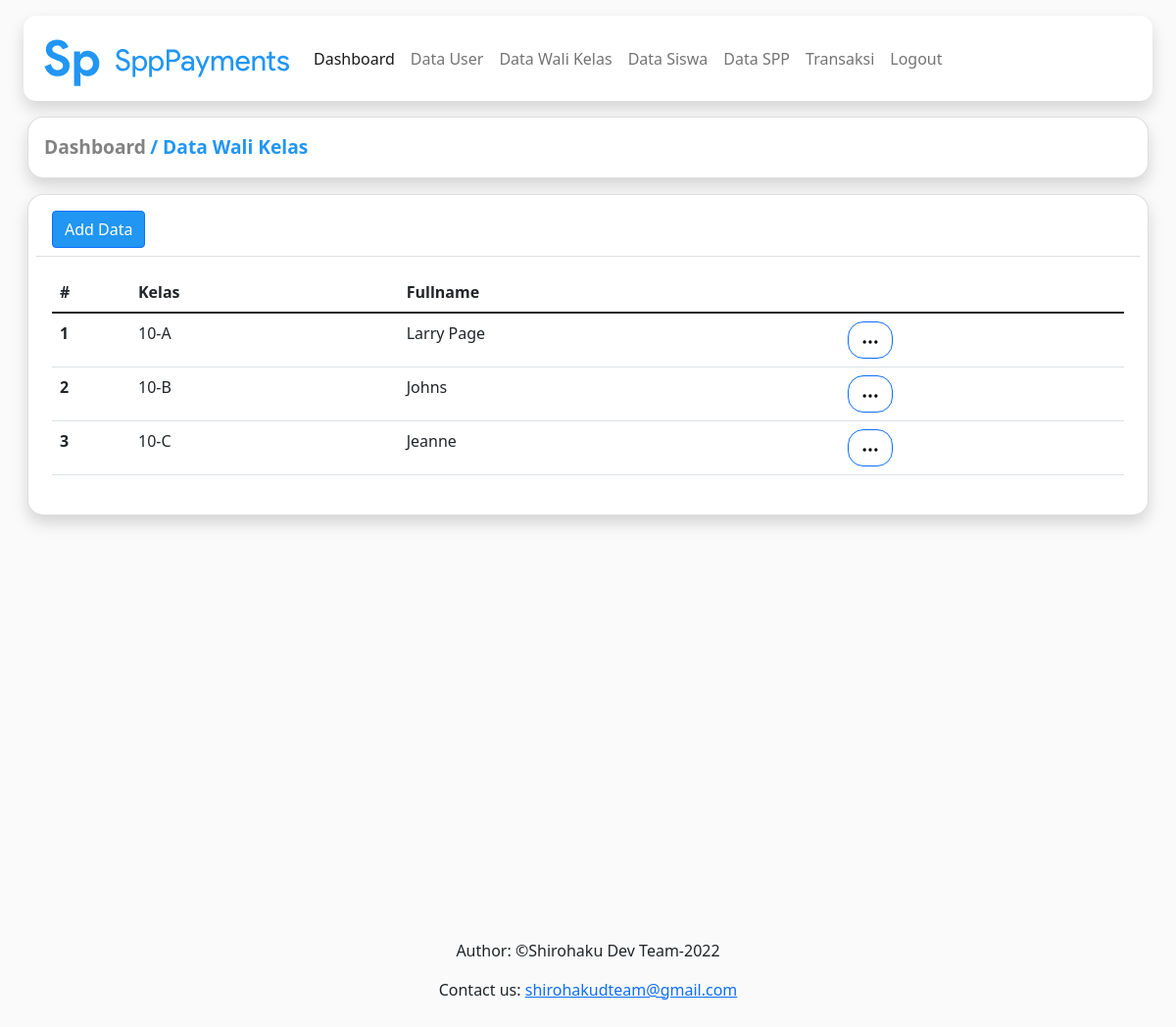
The page /src/show/showdatawclass.php (signed in) on the database its author committed.
### tables this page shows
CREATE TABLE `wclass` (
  `class` varchar(8) NOT NULL,
  `fullname` varchar(255) DEFAULT NULL
);

### src/show/showdatawclass.php (the view)
<?php include "../header/header.php"; ?>
<div class="content-body">
        <div class="container-fluid">
            <div class="card bg-white ms-3 me-3 shadow" style="border-radius: 16px;">
			        <div class="card-body">
			  	      <div class="">
					        <a href="../index/admin.php" class="" style="text-decoration: none; color: rgb(131, 130, 130); font-weight: bold; font-size: larger;">Dashboard</a>
					        <a href="javascript:void(0)" class="" style="text-decoration: none; color: #2196f3; font-weight: bold; font-size: larger;">/ Data Wali Kelas</a>
          		  </div>
			        </div>
		        </div>
          <div class="row">
            <div class="col-lg-12">
              <div class="card bg-white p-2 m-3 shadow" style="border-radius: 16px;">
                <div class="card-header bg-white" style="border-top-left-radius: 16px; border-top-right-radius: 16px;">
									<a href="../add/addwclass.php" class="btn btn-primary d-sm-inline-block d-none" style="background-color: #2196f3;">Add Data</a>
                </div>
                <div class="card-body">
                  <div class="table-responsive">
                    <table class="table table-responsive-md">
                      <thead>
                        <tr>
                          <th style="width: 80px"><strong>#</strong></th>
                          <th><strong>Kelas</strong></th>
                          <th><strong>Fullname</strong></th>
                          <th></th>
                        </tr>
                      </thead>
                      <tbody>
											<?php
												include "../connection/connection.php";
												$getData=mysqli_query($conn, "SELECT * FROM wclass ORDER BY class ASC");
												$no=1;
												while($data = mysqli_fetch_array($getData)){
													echo "<tr>
                          <td><strong>$no</strong></td>
                          <td>$data[class]</td>
                          <td>$data[fullname]</td>
                          <td>
                            <div class='dropdown'>
                              <button type='button' class='btn btn-outline-primary light sharp' data-bs-toggle='dropdown' style='border-radius: 16px;'>
                                <svg width='20px' height='20px' viewbox='0 0 24 24' version='1.1'>
                                  <g stroke='none' stroke-width='1' fill='none' fill-rule='evenodd'>
                                    <rect x='0' y='0' width='24' height='24'></rect>
                                    <circle fill='#000000' cx='5' cy='12' r='2'></circle>
                                    <circle fill='#000000' cx='12' cy='12' r='2'></circle>
                                    <circle fill='#000000' cx='19' cy='12' r='2'></circle>
                                  </g>
                                </svg>
                              </button>
                              <div class='dropdown-menu shadow' style='border-radius: 16px;'>
                                <a class='dropdown-item' href='../edit/editwclass.php?class=$data[class]'>Edit</a>
                                <a class='dropdown-item' href='../delete/deletewclass.php?class=$data[class]'>Delete</a>
                              </div>
                            </div>
                          </td>
                        </tr>";
													$no++;
												}
											?>
                      </tbody>
                    </table>
                  </div>
                </div>
              </div>
            </div>
          </div>
        </div>
      </div>
<?php include "../footer/footer.php"; ?>

### rows shown on the page
wclass: class "10-A", fullname "Larry Page"
wclass: class "10-B", fullname "Johns"
wclass: class "10-C", fullname "Jeanne"
